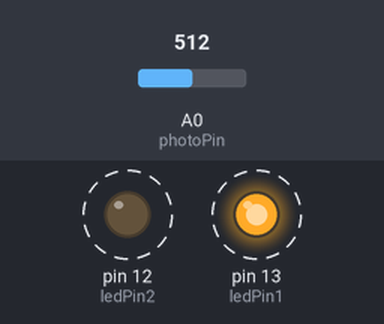
A sketch run on a simulated Arduino Uno, built with avr-gcc and run on an emulated ATmega328P. On the bench: output pins drawn as LEDs (lit = HIGH). Dashed ring = blinking. Inputs (shaded band) come from the test bench; at power-on: A0 (photoPin) = 512. What the sketch prints to the serial monitor is not drawn.

Above: at 1.25 s.
1.3 s: A0 (photoPin) set to 463
4.3 s: A0 (photoPin) set to 442
At 4.3 s:
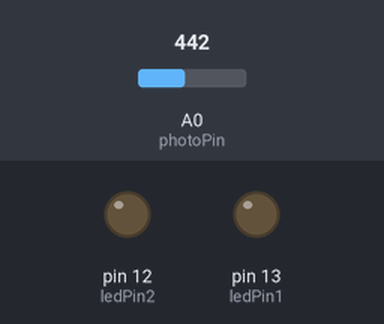
Timing chart, 0 to 7.3 s (numbered marks = the images above; inputs shaded):
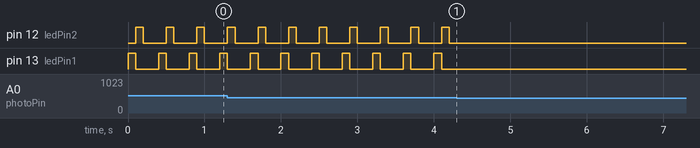

The sketch:

led_and_Light.ino
```cpp
int photoPin = A0; // Photoresistor input pin
int ledPin1 = 13; // LED output pin
int ledPin2 = 12;
int ledPin3 = 11;
int maxLightLevel = 0; // variable to store the maximum light level seen so far
bool takeReadings = true; // boolean variable to control whether readings should be taken

void setup() {
  pinMode(photoPin, INPUT);
  pinMode(ledPin1, OUTPUT);
  pinMode(ledPin2, OUTPUT);
  Serial.begin(9600);
}

void loop() {
  if (takeReadings) { // only take readings if takeReadings is true
    int lightLevel = analogRead(photoPin);
    if (lightLevel > maxLightLevel) {
      maxLightLevel = lightLevel; // update the maximum light level seen so far
    }

    if (lightLevel > 450) {
      digitalWrite(ledPin1, HIGH);
      digitalWrite(ledPin2, LOW);
      digitalWrite(ledPin3, LOW);
      delay(100);
      digitalWrite(ledPin2, HIGH);
      digitalWrite(ledPin1, LOW);
      delay(100);
      digitalWrite(ledPin3, HIGH);
      digitalWrite(ledPin2, LOW);
      delay(100);
    } else {
      Serial.println(lightLevel);
      digitalWrite(ledPin2, LOW);
      digitalWrite(ledPin1, LOW);
      digitalWrite(ledPin3, LOW);
    }

    delay(100); // Delay for stability
  }
}

void serialEvent() {
  // read the incoming command and toggle takeReadings accordingly
  while (Serial.available()) {
    char command = Serial.read();
    if (command == 's') { // 's' for start
      takeReadings = true;
      Serial.println("Started taking readings.");
    } else if (command == 't') { // 't' for stop
      takeReadings = false;
      Serial.println("Stopped taking readings.");
    }
  }
  if (!takeReadings) {
    // if not taking readings, send the maximum light level to the serial monitor
    Serial.print("Maximum light level: ");
    Serial.println(maxLightLevel);
  }
}
```

Measured:
- the behaviour switches between 451 and 450 on A0 (photoPin) (found by bisection; images 0 and 1)
- after the input at 4.3 s, pin 12 (ledPin2), pin 13 (ledPin1): stops changing and stays LOW
- by itself, pin 12 (ledPin2), pin 13 (ledPin1): alternates HIGH for 0.10 s and LOW for 0.30 s
